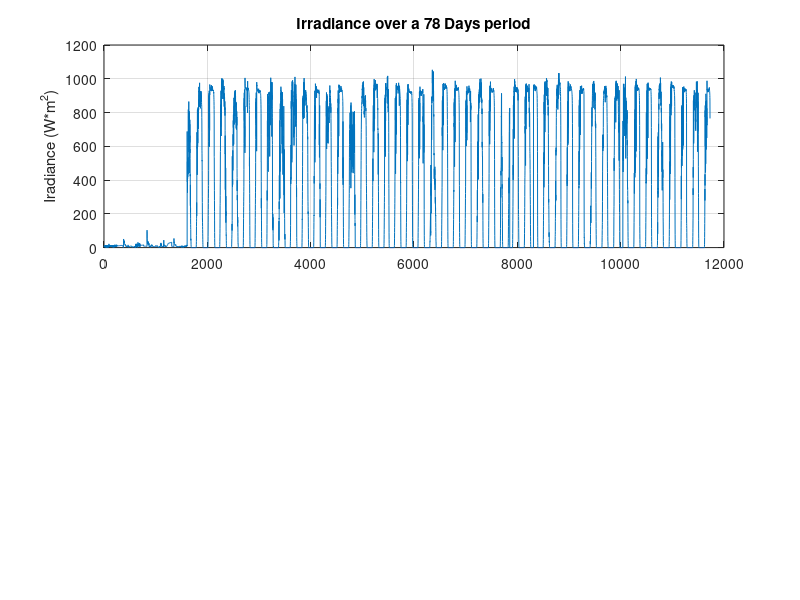

Recreate this plot in MATLAB. (Note: this script raises an error after producing the figure.)
% The data is from 1 january 2017  to 22 March 2017
irradiance = fopen('solarRadiance.txt','r');
A = fscanf(irradiance,'%f');
fclose(irradiance);

for ii = 1:1:numel(A)
    y(ii) = A(ii)';
end

x = 1:numel(y);
figure(1)
subplot(2, 1,1)
plot(x, y);
title('Irradiance over a 78 Days period')
ylabel('Iradiance (W*m^2)')
% xlable('78 Days')
grid on


temperature = fopen('solarRadiance_PE.txt','r');
T = fscanf(temperature, '%f');

for ii = 1:1:numel(T)
    t(ii) = T(ii)';
end

x = 1:numel(t);
figure(1)
subplot(2, 1,2);
plot(x, t);
title('temperature over a 78 Days period')
ylabel('temperature (Degrees)')
% xlable('78 Days')
grid on